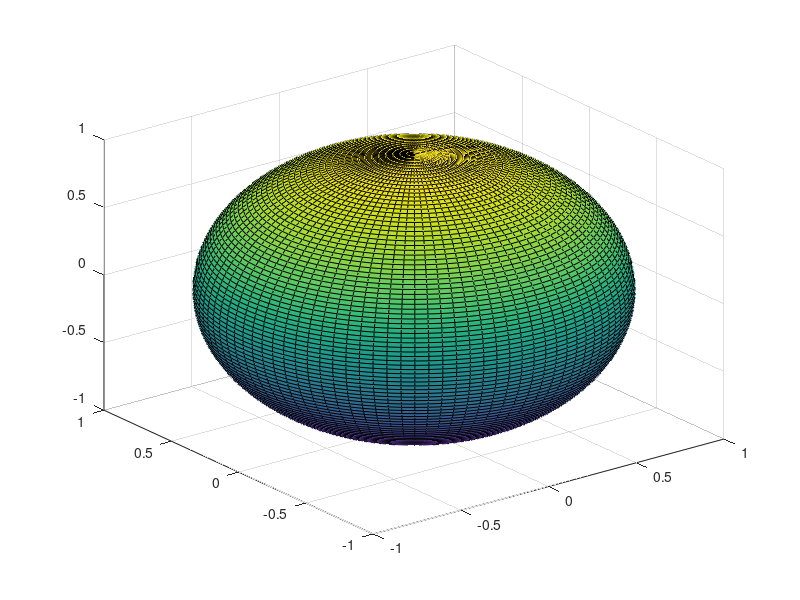

MATLAB code for this plot: (Note: this script raises an error after producing the figure.)
% parametrized_sphere_visualization.m
%
% Deskripsi:
%   Program ini memvisualisasikan parameterisasi permukaan bola dalam 3D
%   menggunakan dua parameter sudut: u (polar/elevasi) dan v (azimuth).
%   Program menghasilkan:
%     - Figure 1: Visualisasi permukaan bola lengkap dengan efek pencahayaan
%     - Figure 2–4: Visualisasi komponen X, Y, dan Z terhadap (u,v)
%                  dengan mesh grid yang lebih jarang agar kontur terlihat jelas
%
% Parameter:
%   R   : Jari-jari bola (default = 1)
%   u   : Sudut polar (0 sampai pi)
%   v   : Sudut azimuth (0 sampai 2pi)
%
% Catatan:
%   Komponen dipetakan dari sistem koordinat bola ke kartesian:
%     x = R*sin(u)*cos(v)
%     y = R*sin(u)*sin(v)
%     z = R*cos(u)
%
%   Grid dikurangi kerapatannya dengan 'skip' agar garis mesh lebih jarang
%   dan sumbu ditampilkan dalam notasi simbolik pi.
%
% Ditulis oleh : Azka Hariz Sartono
% Tanggal      : [Tanggal Hari Ini]

clc;clear;close all;
% Parameter bola
R = 1;

% Buat grid parameter
u = linspace(0, pi, 100);
v = linspace(0, 2*pi, 100);
[U, V] = meshgrid(u, v);

% Komponen vektor parametrik
X = R * sin(U) .* cos(V);
Y = R * sin(U) .* sin(V);
Z = R * cos(U);

%% Figure 1 – Bola lengkap (sudah dijelaskan sebelumnya)
figure(1);
s = surf(X, Y, Z);
s.FaceColor = [1, 0.5, 0];
s.EdgeColor = 'k';
s.FaceLighting = 'gouraud';
s.AmbientStrength = 0.3;
s.DiffuseStrength = 0.8;
s.SpecularStrength = 0.9;
s.SpecularExponent = 25;
camlight headlight;
axis equal;
xlabel('X'); ylabel('Y'); zlabel('Z');
title('Figure 1: Parametrized Sphere');

% Downsample untuk mengurangi kerapatan grid
skip = 5; % Ambil setiap 5 titik
uu = u(1:skip:end);
vv = v(1:skip:end);
[UU, VV] = meshgrid(uu, vv);

% Hitung ulang komponen pada grid yang lebih jarang
XX = R * sin(UU) .* cos(VV);
YY = R * sin(UU) .* sin(VV);
ZZ = R * cos(UU);

% Tick marks dan label dalam pi
tick_vals_u = [0, pi/2, pi];
tick_vals_v = [0, pi/2, pi, 3*pi/2, 2*pi];
tick_labels = {'0', '\pi/2', '\pi', '3\pi/2', '2\pi'};

%% Figure 2 – Komponen X
figure(2);
s2 = surf(uu, vv, XX);
xlabel('u');
ylabel('v');
zlabel('x(u,v)');
title('Figure 2: Komponen X (Reduced Mesh)');
colormap('autumn');
s2.EdgeColor = [0.3, 0.3, 0.3];
s2.FaceColor = 'interp';
s2.LineStyle = '-';
grid on;
colorbar;
xticks(tick_vals_u);
yticks(tick_vals_v);
xticklabels(tick_labels(1:3)); % hanya sampai pi
yticklabels(tick_labels);      % sampai 2pi

%% Figure 3 – Komponen Y
figure(3);
s3 = surf(uu, vv, YY);
xlabel('u');
ylabel('v');
zlabel('y(u,v)');
title('Figure 3: Komponen Y (Reduced Mesh)');
colormap('winter');
s3.EdgeColor = [0.3, 0.3, 0.3];
s3.FaceColor = 'interp';
s3.LineStyle = '-';
grid on;
colorbar;
xticks(tick_vals_u);
yticks(tick_vals_v);
xticklabels(tick_labels(1:3));
yticklabels(tick_labels);

%% Figure 4 – Komponen Z
figure(4);
s4 = surf(uu, vv, ZZ);
xlabel('u');
ylabel('v');
zlabel('z(u,v)');
title('Figure 4: Komponen Z (Reduced Mesh)');
colormap('spring');
s4.EdgeColor = [0.3, 0.3, 0.3];
s4.FaceColor = 'interp';
s4.LineStyle = '-';
grid on;
colorbar;
xticks(tick_vals_u);
yticks(tick_vals_v);
xticklabels(tick_labels(1:3));
yticklabels(tick_labels);
